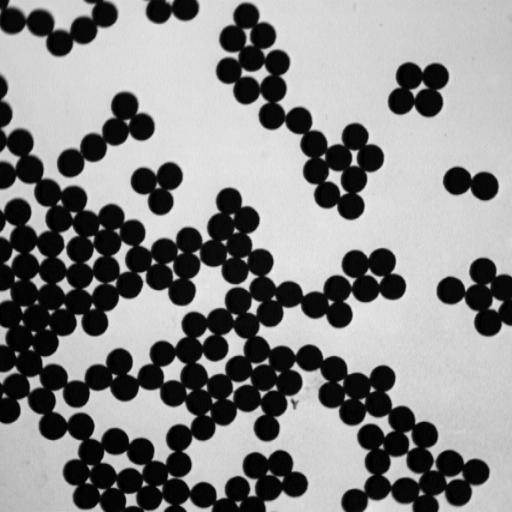
//> input picture sample4.jpg, 512 x 512 px
$ ./main   (built with g++ and OpenCV 4)
//> lines starting //> are read from the running program, lines starting //| are printed output that depends on the picture; after the words box and inside, x2 and y2 are one past the last pixel; in counts of white or black regions, pixels touching at a corner belong together
#include "opencv2/highgui/highgui.hpp"
#include "opencv2/imgproc/imgproc.hpp"
#include <iostream>

using namespace cv;
using namespace std;

char path[100] = "/Users/aliaksandrzankevich/Education/University/ComputerVision/Projects/OpenCV_5/sample4.jpg";

void fillArea( Mat& img, int x, int y)
{

    Point seed = Point(x, y);

    int b = (unsigned)theRNG() & 255;
    int g = (unsigned)theRNG() & 255;
    int r = (unsigned)theRNG() & 255;

    Rect ccomp;

    floodFill(img, seed, Scalar(b, g, r), &ccomp, Scalar(0, 0, 0),
                     Scalar(0, 0, 0), 8);
}

void colorDots(Mat& img) {
    for (int i = 0; i < img.rows - 1; i++) {
        for (int j = 0; j < img.cols - 1; j++) {
            if (img.at<Vec3b>(i, j)[0] == 255 && img.at<Vec3b>(i, j)[1] == 255 && img.at<Vec3b>(i, j)[1] == 255) {
                fillArea(img, j, i);
            }
        }
    }
}

int main(int argc, const char * argv[]) {
    Mat img = imread(path, CV_LOAD_IMAGE_COLOR);
//> img is the input picture: 512 rows x 512 cols, CV_8UC3; min 0, max 245, mean 135.7
    Mat newImg;

    if (img.empty()) {
        cout << "Image cannot be loaded..!!" << endl;
        return -1;
    }

    namedWindow("Original Image", CV_WINDOW_AUTOSIZE);

    threshold(img, img, 150, 255, 1);
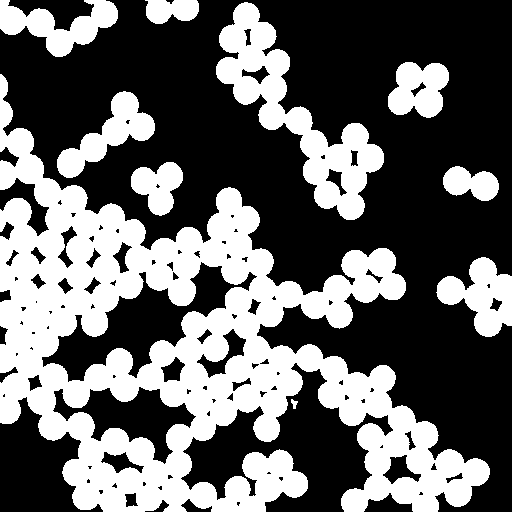
//> img: 512 rows x 512 cols, CV_8UC3; 39.6% white; 10 white regions, largest, box (x1, y1, x2, y2) and area: (0, 74, 490, 512) 76857, (216, 2, 384, 220) 10676, (436, 257, 512, 337) 3317

    erode(img, img, getStructuringElement(2, Size(20, 20)));
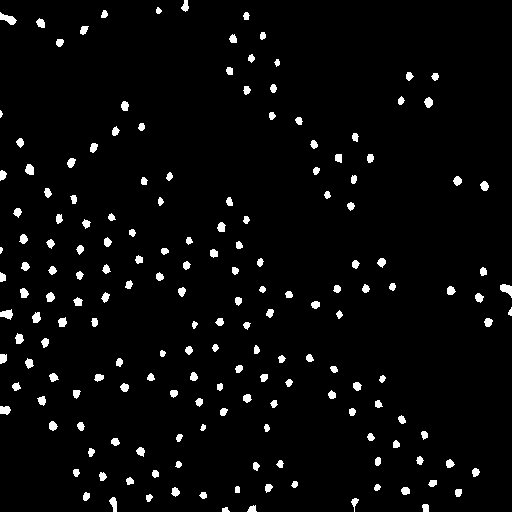
//> img: 512 rows x 512 cols, CV_8UC3; 3.4% white; 176 white regions (2 under 20 px), largest, box (x1, y1, x2, y2) and area: (0, 12, 17, 25) 112, (500, 284, 512, 298) 100, (0, 309, 13, 320) 92

    colorDots(img);
//> after the loop in colorDots, `for (int i = 0; i < img.rows - 1; i++)`:
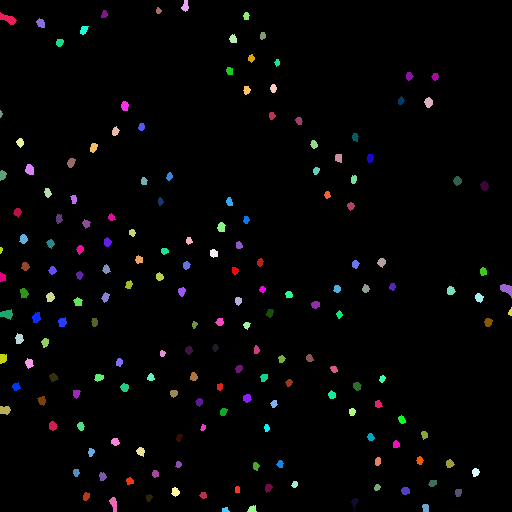
//> img: 512 rows x 512 cols, CV_8UC3; 3.38% of pixels changed, all inside (x1, y1, x2, y2) = (0, 0, 512, 512)

    dilate(img, img, getStructuringElement(2, Size(20, 20)));
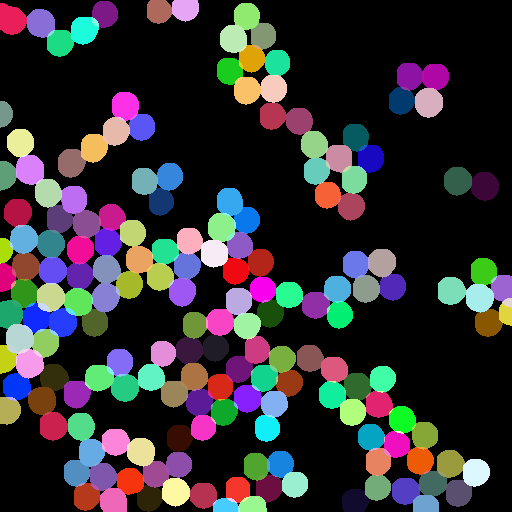
//> img: 512 rows x 512 cols, CV_8UC3; mean B, G, R 53.7, 50, 52.4

    imshow("Original Image", img);

    waitKey(0);

    destroyAllWindows();

    return 0;
}
